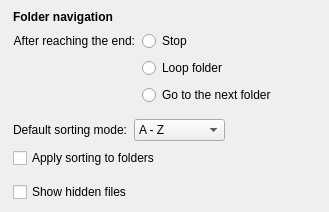
                <widget class="GroupPanel" name="folderNavGroup" native="true">
                 <property name="accessibleName">
                  <string notr="true">SGroup</string>
                 </property>
                 <layout class="QVBoxLayout" name="verticalLayout_16">
                  <property name="leftMargin">
                   <number>0</number>
                  </property>
                  <property name="topMargin">
                   <number>0</number>
                  </property>
                  <property name="rightMargin">
                   <number>0</number>
                  </property>
                  <property name="bottomMargin">
                   <number>0</number>
                  </property>
                  <item>
                   <layout class="QVBoxLayout" name="verticalLayout_17">
                    <property name="spacing">
                     <number>7</number>
                    </property>
                    <property name="leftMargin">
                     <number>13</number>
                    </property>
                    <property name="topMargin">
                     <number>10</number>
                    </property>
                    <property name="rightMargin">
                     <number>13</number>
                    </property>
                    <property name="bottomMargin">
                     <number>10</number>
                    </property>
                    <item>
                     <layout class="QHBoxLayout" name="horizontalLayout_32">
                      <property name="leftMargin">
                       <number>0</number>
                      </property>
                      <property name="topMargin">
                       <number>0</number>
                      </property>
                      <item>
                       <widget class="QLabel" name="label_30">
                        <property name="font">
                         <font>
                          <bold>true</bold>
                         </font>
                        </property>
                        <property name="text">
                         <string>Folder navigation</string>
                        </property>
                       </widget>
                      </item>
                     </layout>
                    </item>
                    <item>
                     <layout class="QGridLayout" name="gridLayout_5">
                      <property name="leftMargin">
                       <number>0</number>
                      </property>
                      <property name="topMargin">
                       <number>0</number>
                      </property>
                      <property name="rightMargin">
                       <number>0</number>
                      </property>
                      <property name="bottomMargin">
                       <number>0</number>
                      </property>
                      <property name="verticalSpacing">
                       <number>7</number>
                      </property>
                      <item row="0" column="1">
                       <widget class="QRadioButton" name="folderEndNoAction">
                        <property name="text">
                         <string>Stop</string>
                        </property>
                        <property name="checked">
                         <bool>false</bool>
                        </property>
                       </widget>
                      </item>
                      <item row="1" column="1">
                       <widget class="QRadioButton" name="folderEndLoop">
                        <property name="text">
                         <string>Loop folder</string>
                        </property>
                       </widget>
                      </item>
                      <item row="2" column="1">
                       <widget class="QRadioButton" name="folderEndSwitchFolder">
                        <property name="text">
                         <string>Go to the next folder</string>
                        </property>
                       </widget>
                      </item>
                      <item row="0" column="0">
                       <widget class="QLabel" name="label_16">
                        <property name="text">
                         <string>After reaching the end:</string>
                        </property>
                        <property name="alignment">
                         <set>Qt::AlignRight|Qt::AlignTrailing|Qt::AlignVCenter</set>
                        </property>
                       </widget>
                      </item>
                      <item row="0" column="2">
                       <spacer name="horizontalSpacer_25">
                        <property name="orientation">
                         <enum>Qt::Horizontal</enum>
                        </property>
                        <property name="sizeHint" stdset="0">
                         <size>
                          <width>40</width>
                          <height>10</height>
                         </size>
                        </property>
                       </spacer>
                      </item>
                     </layout>
                    </item>
                    <item>
                     <widget class="QWidget" name="widget_7" native="true">
                      <property name="sizePolicy">
                       <sizepolicy hsizetype="Expanding" vsizetype="Preferred">
                        <horstretch>0</horstretch>
                        <verstretch>0</verstretch>
                       </sizepolicy>
                      </property>
                      <property name="accessibleName">
                       <string notr="true">SLine</string>
                      </property>
                     </widget>
                    </item>
                    <item>
                     <layout class="QHBoxLayout" name="horizontalLayout_33">
                      <property name="leftMargin">
                       <number>0</number>
                      </property>
                      <property name="topMargin">
                       <number>0</number>
                      </property>
                      <property name="rightMargin">
                       <number>0</number>
                      </property>
                      <property name="bottomMargin">
                       <number>0</number>
                      </property>
                      <item>
                       <widget class="QLabel" name="label_6">
                        <property name="text">
                         <string>Default sorting mode:</string>
                        </property>
                        <property name="alignment">
                         <set>Qt::AlignRight|Qt::AlignTrailing|Qt::AlignVCenter</set>
                        </property>
                       </widget>
                      </item>
                      <item>
                       <widget class="QComboBox" name="sortingComboBox">
                        <property name="sizePolicy">
                         <sizepolicy hsizetype="Minimum" vsizetype="Minimum">
                          <horstretch>0</horstretch>
                          <verstretch>0</verstretch>
                         </sizepolicy>
                        </property>
                        <item>
                         <property name="text">
                          <string>A - Z</string>
                         </property>
                        </item>
                        <item>
                         <property name="text">
                          <string>Z - A</string>
                         </property>
                        </item>
                        <item>
                         <property name="text">
                          <string>Size</string>
                         </property>
                        </item>
                        <item>
                         <property name="text">
                          <string>Size (desc)</string>
                         </property>
                        </item>
                        <item>
                         <property name="text">
                          <string>Oldest</string>
                         </property>
                        </item>
                        <item>
                         <property name="text">
                          <string>Newest</string>
                         </property>
                        </item>
                       </widget>
                      </item>
                      <item>
                       <spacer name="horizontalSpacer_15">
                        <property name="orientation">
                         <enum>Qt::Horizontal</enum>
                        </property>
                        <property name="sizeHint" stdset="0">
                         <size>
                          <width>40</width>
                          <height>20</height>
                         </size>
                        </property>
                       </spacer>
                      </item>
                     </layout>
                    </item>
                    <item>
                     <widget class="QCheckBox" name="sortFoldersCheckBox">
                      <property name="text">
                       <string>Apply sorting to folders</string>
                      </property>
                     </widget>
                    </item>
                    <item>
                     <widget class="QWidget" name="widget_31" native="true">
                      <property name="accessibleName">
                       <string notr="true">SLine</string>
                      </property>
                     </widget>
                    </item>
                    <item>
                     <widget class="QCheckBox" name="showHiddenFilesCheckBox">
                      <property name="text">
                       <string>Show hidden files</string>
                      </property>
                     </widget>
                    </item>
                   </layout>
                  </item>
                 </layout>
                </widget>
